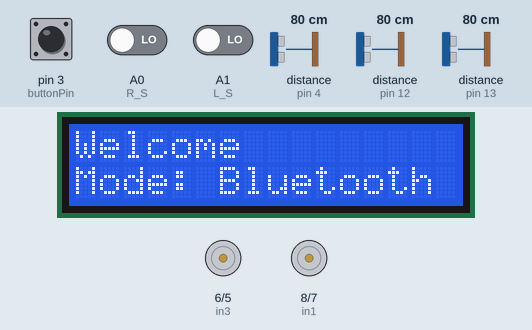
The sketch below on a simulated Arduino Uno, built with avr-gcc and run on an emulated ATmega328P. On the bench: 16×2 character LCD, motor-driver pin pairs drawn as motors (green arrow = first pin HIGH = forward, orange = second pin HIGH = backward, longer = more drive). Inputs (shaded band) come from the test bench; at power-on: pin 3 (buttonPin) HIGH, distance to the obstacle (sensors on pin 4, pin 12, pin 13) 80 cm, A0 (R_S) LOW, A1 (L_S) LOW. The echo pulse lasts 58.3 µs per cm.

Above: at 1.2 s.
1.3 s: pin 3 (buttonPin) pulled LOW for 0.15 s
At 1.8 s:
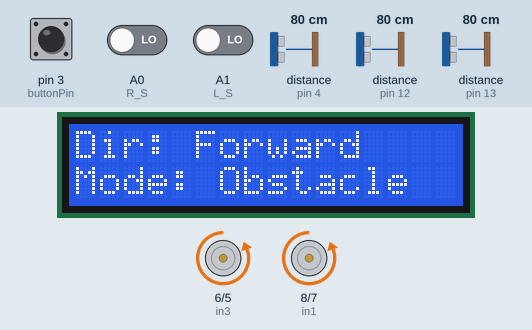
2.9 s: distance to the obstacle (sensor on pin 4) set to 22 cm
4.4 s: distance to the obstacle (sensor on pin 4) set to 18 cm
At 4.56 s:
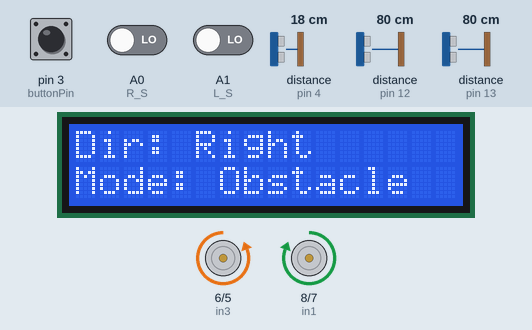
6.2 s: pin 3 (buttonPin) pulled LOW for 1 s
At 7.0 s:
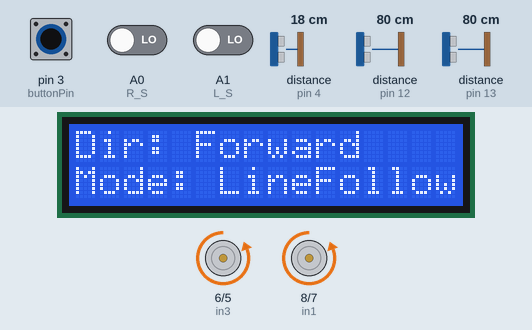
8.7 s: pin 3 (buttonPin) pulled LOW for 0.15 s
At 8.88 s:
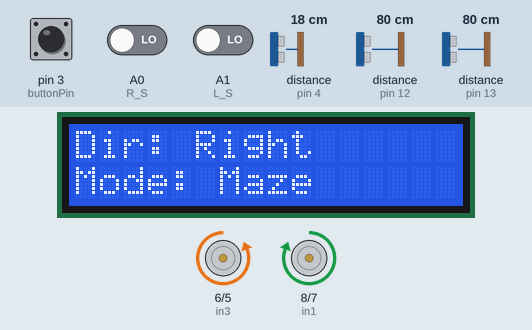
10.5 s: distance to the obstacle (sensor on pin 4) set to 35 cm
At 12.6 s:
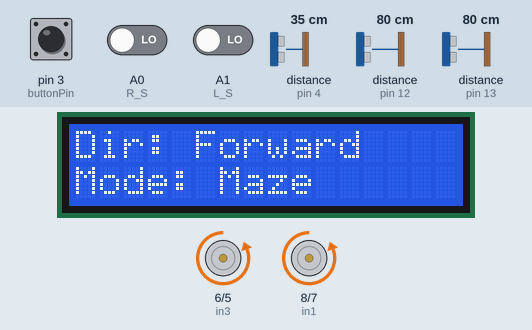
Timing chart, 0 to 14.1 s (numbered marks = the images above; inputs shaded):
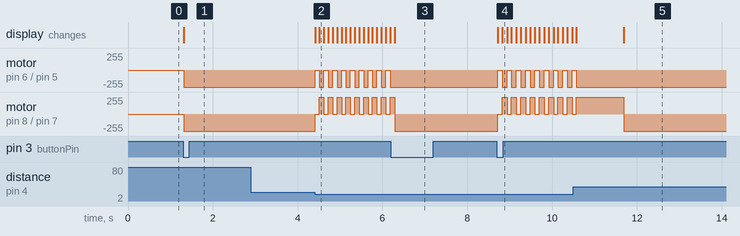

Measured:
- the behaviour switches between 21 and 20 cm on distance to the obstacle (sensor on pin 4) (found by bisection; images 1 and 2)
- after the input at 1.3 s, motor on pin 6 (in3) / pin 5 (in4), motor on pin 8 (in1) / pin 7 (in2): stopped → backward 255/255 at once; the display: changes at once (image 1)
- after the input at 2.9 s, every drawn part: stays the same
- after the input at 4.4 s, motor on pin 6 (in3) / pin 5 (in4): alternates backward 255/255 for 0.11 s and stopped for 0.10 s, starting at once; motor on pin 8 (in1) / pin 7 (in2): alternates forward 255/255 for 0.11 s and stopped for 0.10 s, starting at once; the display: first changes at once (image 2 shows a later state)
- after the input at 6.2 s, motor on pin 6 (in3) / pin 5 (in4): stops changing and stays backward 255/255; the display: changes after 0.09 s (image 3)
- after the input at 8.7 s, motor on pin 6 (in3) / pin 5 (in4): alternates backward 255/255 for 0.12 s and stopped for 0.10 s, starting at once; motor on pin 8 (in1) / pin 7 (in2): alternates forward 255/255 for 0.12 s and stopped for 0.10 s, starting at once; the display: first changes at once (image 4 shows a later state)
- after the input at 10.5 s, motor on pin 6 (in3) / pin 5 (in4): goes on until 10.6 s, then stays backward 255/255

The sketch:

RC_car.ino
```cpp
/******************************************************************************************/
/*
/* File Name   : RC_car.ino
/*
/* Created on  : Jul 9 , 2023
/*
/* Author      : Mohamed Reda Ibrahim
/*
/* Version     : V03
/*
/* Description : This RC Car is an Arduino-based project that enables an RC car to
/*               navigate through a maze autonomously. The car is equipped with
/*                various sensors and motor drivers to detect obstacles,
/*                follow lines, and navigate the maze efficiently.
/* Layer       : APP
/***************************************************************************************/


#include <LiquidCrystal.h>

// ========================L298 motor driver pins===========================
const int in1 = 8;
const int in2 = 7;
const int in3 = 6;
const int in4 = 5;
//=============================================================================

// ========================LCD pins=========================================
LiquidCrystal lcd(10, 9, A2, A3, A4, A5);  // RS, E, D4, D5, D6, D7 pins
//=============================================================================

//SoftwareSerial bluetoothSerial(0, 1); // RX, TX pins for Bluetooth module
const int buttonPin = 3;  // Choose a suitable digital pin for the button

//============================ Mode Select Assign. ===========================

const char MODE_BLUETOOTH = '1';
const char MODE_OBSTACLE = '2';
const char MODE_LINEFOLLOWER = '3';
const char MODE_MAZE = '4';
//=============================================================================

char mode = MODE_BLUETOOTH;

const int trigPinForward = 2;  // Ultrasonic sensor trigger pin
const int echoPinForward = 4; // Ultrasonic sensor echo pin
const int trigPinSide = 11;  // Ultrasonic sensor trigger pin (side)
const int echoPinLeft = 12; // Ultrasonic sensor echo pin (left side)
const int echoPinRight = 13; // Ultrasonic sensor echo pin (right side)


const int L_S = A1;   // Analog pin for left IR sensor
const int R_S = A0;  // Analog pin for right IR sensor


//============================ Bluetooth commands===========================
const char Forward = 'F';
const char Backward = 'B';
const char LEFT = 'L';
const char RIGHT = 'R';
//=============================================================================
//============================ Maze Config. ===========================
// Maze dimensions
const int mazeWidth = 4;
const int mazeHeight = 4;
//=============================================================================
/*
'S' represents the starting point of the maze.
'G' represents the goal or target point of the maze.
'#' represents obstacles or walls in the maze.
' ' represents empty spaces or paths in the maze.
Here's how the maze looks visually:
S###       S: Starting point
  ##       G: Goal point
#  #       #: Obstacle/Wall
## #
###G
*/

//=============================================================================
char maze[mazeHeight][mazeWidth] = {
  {'S', '#', '#', '#'},
  {' ', ' ', '#', ' '},
  {'#', ' ', ' ', '#'},
  {'#', '#', 'G', '#'}
};

// define command as array of char. to solve Terminal App. issue
char command[3];
int i=0;

/**
 * @brief Initializes the Arduino board and sets up the necessary configurations.
 *
 * This function is called once at the beginning of the program.
 */

void setup()
{
  Serial.begin(9600);  ///< Initialize the serial communication at a baud rate of 9600.
  pinMode(trigPinForward, OUTPUT);  // Set the trigger pin as an output.
  pinMode(echoPinForward, INPUT);   // Set the echo pin as an input.
  pinMode(trigPinSide, OUTPUT);   // Set the trigger pin for side sensors as an output.
  pinMode(echoPinLeft, INPUT);    // Set the echo pin for left side sensor as an input.
  pinMode(echoPinRight, INPUT);   // Set the echo pin for right side sensor as an input.
  pinMode(in1, OUTPUT);      // Set in1 pin as an output.
  pinMode(in2, OUTPUT);      // Set in2 pin as an output.
  pinMode(in3, OUTPUT);      // Set in3 pin as an output.
  pinMode(in4, OUTPUT);      // Set in4 pin as an output.
  pinMode(buttonPin, INPUT_PULLUP);  ///< Set the button pin as an input with internal pull-up resistor.
  attachInterrupt(digitalPinToInterrupt(buttonPin), changeMode, FALLING);  // Attach an interrupt to the button pin.
  lcd.begin(16, 2);   // Initialize the LCD display with 16 columns and 2 rows.
  lcd.print("Welcome");   //Initial mode display: Display the "Welcome" message on the LCD.
}


/**
 * @brief The main loop function that runs continuously.
 *
 * This function is called repeatedly after the setup() function.
 * It executes different code based on the selected mode.
 */

void loop()
{
  // Other code for different modes
  if (mode == MODE_BLUETOOTH)
  {
    lcd.setCursor(0, 1);  // Set the cursor position for mode display
    lcd.print("Mode: Bluetooth   "); // Print the current mode
    // Bluetooth control mode code
    if (Serial.available())
    {
       command[i]= Serial.read();
       if(command[i] == '\n')
       Serial.println("Hello");
       Serial.println("Done");
       i++;
       if(i==3)
          i=0;
      handleBluetoothCommand(command[0]);
    }
  }
  else if (mode == MODE_OBSTACLE)
  {
    lcd.setCursor(0, 1);
    lcd.print("Mode: Obstacle    ");
    avoidObstacles();
    // Obstacle avoidance mode code
  }
  else if (mode == MODE_LINEFOLLOWER)
  {
    lcd.setCursor(0, 1);
    lcd.print("Mode: LineFollower    ");
    LineFollowerFunc();
    // Obstacle avoidance mode code
  }
  else
  {
    lcd.setCursor(0, 1);
    lcd.print("Mode: Maze        ");
    followMaze();
    // Maze navigation mode code
  }
}
/**
 * @brief Set the operating mode of the robot based on the provided command.
 *
 * This function sets the operating mode of the robot based on the command received. The following modes are supported:
 * - '1': Sets the mode to MODE_BLUETOOTH.
 * - '2': Sets the mode to MODE_OBSTACLE.
 * - '3': Sets the mode to MODE_LINEFOLLOWER.
 * - '4': Sets the mode to MODE_MAZE.
 *
 * If an invalid command is provided, the function does nothing or handles the error as needed.
 *
 * @param command The command indicating the desired operating mode. Valid commands are '1', '2', '3', or '4'.
 *
 * @note Make sure to define the different operating modes and initialize the mode variable appropriately before calling this function.
 *
 * @return void
 */
void setMode(char command) {

  switch (command) {
    case '1':
      mode = MODE_BLUETOOTH;
      break;
    case '2':
      mode = MODE_OBSTACLE;
      break;
    case '3':
      mode = MODE_LINEFOLLOWER;
      break;
    case '4':
      mode = MODE_MAZE;
      break;
    default:
      // Invalid command, do nothing or handle the error
      break;
  }
}
/**
 * @brief Change the operating mode of the robot.
 *
 * This function changes the operating mode of the robot based on the current mode. It cycles through three modes:
 * - MODE_BLUETOOTH: If the current mode is MODE_BLUETOOTH, it changes the mode to MODE_OBSTACLE.
 * - MODE_OBSTACLE: If the current mode is MODE_OBSTACLE, it changes the mode to MODE_LINEFOLLOWER.
 * - MODE_LINEFOLLOWER: If the current mode is MODE_LINEFOLLOWER, it changes the mode back to MODE_BLUETOOTH.
 *
 * @note Make sure to define the different operating modes and initialize the mode variable appropriately before calling this function.
 *
 * @return void
 */
void changeMode()
{
  //Serial.println("ISR");
  if (mode == MODE_BLUETOOTH)
    mode = MODE_OBSTACLE;
  else if (mode == MODE_OBSTACLE)
    mode = MODE_LINEFOLLOWER;
  else if (mode == MODE_LINEFOLLOWER)
    mode = MODE_MAZE;

  //Serial.println(mode);
}
/**
 * @brief Handle commands received from a Bluetooth device and perform the corresponding action.
 *
 * This function takes a character command received from a Bluetooth device and performs the appropriate action
 * based on the command. The following commands are supported:
 * - 'F' or 'f': Move the robot forward by calling the moveForward() function.
 * - 'B' or 'b': Move the robot backward by calling the moveBackward() function.
 * - 'L' or 'l': Turn the robot left by calling the turnLeft() function.
 * - 'R' or 'r': Turn the robot right by calling the turnRight() function.
 * - Any other character: Stop the motors by calling the stopMotors() function.
 *
 * @param Copy_command The character command received from the Bluetooth device.
 *
 * @note Make sure to initialize the Bluetooth connection and the necessary motor control functions before calling this function.
 *
 * @return void
 */

void handleBluetoothCommand(char Copy_command)
{
  switch (Copy_command)
  {
    case Forward:
      moveForward();
      break;
    case Backward:
      moveBackward();
      break;
    case LEFT:
      turnLeft();
      break;
    case RIGHT:
      turnRight();
      break;
    default:
      stopMotors();
      break;
  }
}

/**
 * @brief Move the robot forward and display the "Forward" direction on an LCD screen.
 *
 * This function sets the appropriate control pins (in1, in2, in3, in4) to control the motors
 * in a way that makes the robot move forward. It also updates the LCD screen to display the
 * "Forward" direction at the top left corner (0, 0).
 *
 * @note Make sure to initialize the LCD screen and set the control pins appropriately before calling this function.
 *
 * @return void
 */
void moveForward() {
  lcd.setCursor(0, 0);
  lcd.print("Dir: Forward    ");
  digitalWrite(in1, LOW);
  digitalWrite(in2, HIGH);

  digitalWrite(in3, LOW);
  digitalWrite(in4, HIGH);
}
/**
 * @brief Move the robot backward and display the "Backward" direction on an LCD screen.
 *
 * This function sets the appropriate control pins (in1, in2, in3, in4) to control the motors
 * in a way that makes the robot move backward. It also updates the LCD screen to display the
 * "Backward" direction at the top left corner (0, 0).
 *
 * @note Make sure to initialize the LCD screen and set the control pins appropriately before calling this function.
 *
 * @return void
 */
void moveBackward() {
  lcd.setCursor(0, 0);
  lcd.print("Dir: Backword   ");
   digitalWrite(in1, HIGH);
  digitalWrite(in2, LOW);
  digitalWrite(in3, HIGH);
  digitalWrite(in4, LOW);
}
/**
 * @brief Turn the robot left and display the "Left" direction on an LCD screen.
 *
 * This function sets the appropriate control pins (in1, in2, in3, in4) to control the motors
 * in a way that makes the robot turn left. It also updates the LCD screen to display the
 * "Left" direction at the top left corner (0, 0).
 *
 * @note Make sure to initialize the LCD screen and set the control pins appropriately before calling this function.
 *
 * @return void
 */
void turnLeft() {
  lcd.setCursor(0, 0);
  lcd.print("Dir: Left       ");
  digitalWrite(in1, LOW);
  digitalWrite(in2, HIGH);

  digitalWrite(in3, HIGH);
  digitalWrite(in4, LOW);
}
/**
 * @brief Turn the robot right and display the "Right" direction on an LCD screen.
 *
 * This function sets the appropriate control pins (in1, in2, in3, in4) to control the motors
 * in a way that makes the robot turn right. It also updates the LCD screen to display the
 * "Right" direction at the top left corner (0, 0).
 *
 * @note Make sure to initialize the LCD screen and set the control pins appropriately before calling this function.
 *
 * @return void
 */
void turnRight() {
  lcd.setCursor(0, 0);
  lcd.print("Dir: Right      ");
  digitalWrite(in1, HIGH);
  digitalWrite(in2, LOW);

  digitalWrite(in3, LOW);
  digitalWrite(in4, HIGH);
}

/**
 * @brief Stop the motors and display the "Stop" direction on an LCD screen.
 *
 * This function stops the motors by setting the appropriate control pins (in1, in2, in3, in4) to LOW.
 * It also updates the LCD screen to display the "Stop" direction at the top left corner (0, 0).
 *
 * @note Make sure to initialize the LCD screen and set the control pins appropriately before calling this function.
 *
 * @return void
 */
void stopMotors() {
  lcd.setCursor(0, 0);
  lcd.print("Dir: Stop       ");
  digitalWrite(in1, LOW);
  digitalWrite(in2, LOW);
  digitalWrite(in3, LOW);
  digitalWrite(in4, LOW);
}

/**
 * @brief Avoid obstacles by measuring the distance using an ultrasonic sensor and taking appropriate actions.
 *
 * This function utilizes the `getDistanceForward()` function to measure the distance to an obstacle using an ultrasonic sensor.
 * If the measured distance is less than 20 centimeters, it stops the motors, delays for 100 milliseconds, and then turns
 * the robot to the right for another 100 milliseconds before resuming forward movement.
 * If the measured distance is 20 centimeters or more, it continues moving forward.
 *
 * @note Make sure to set the appropriate pins for the ultrasonic sensor before calling this function.
 *
 * @return void
 */
void avoidObstacles()
{
  float distance = getDistanceForward();

  if (distance < 20)
  {
    stopMotors();
    delay(100);
    turnRight();
    delay(100);
  }
  else
  {
    moveForward();
  }
}

/**
 * @brief Measure the distance using an ultrasonic sensor and calculate the distance in centimeters.
 *
 * This function triggers an ultrasonic sensor to send out a sound wave and measures the time it takes
 * for the sound wave to bounce back. Based on the measured duration, it calculates the distance to an
 * object in centimeters using the speed of sound.
 *
 * @note Make sure to set the `trigPin` and `echoPin` appropriately before calling this function.
 *
 * @return The distance to an object in centimeters.
 */
float getDistanceForward()
{
  digitalWrite(trigPinForward, LOW);
  delayMicroseconds(2);

  digitalWrite(trigPinForward, HIGH);
  delayMicroseconds(10);
  digitalWrite(trigPinForward, LOW);

  long duration = pulseIn(echoPinForward, HIGH);
  float distance = duration * 0.034 / 2;

  return distance;
}
/**
 * @brief Measure the distance using two side ultrasonic sensors and calculate the distance in centimeters.
 *
 * This function triggers two ultrasonic sensors, one on the left and one on the right, to send out sound waves and measures
 * the time it takes for the sound waves to bounce back. Based on the measured durations, it calculates the distance to an
 * object on each side in centimeters using the speed of sound.
 *
 * @note Make sure to set the `trigPinSide`, `echoPinLeft`, and `echoPinRight` appropriately before calling this function.
 *
 * @return The distance to an object on each side in centimeters. The return value is the average of the left and right distances.
 */

float getDistanceSide()
{
  digitalWrite(trigPinSide, LOW);
  delayMicroseconds(2);

  digitalWrite(trigPinSide, HIGH);
  delayMicroseconds(10);
  digitalWrite(trigPinSide, LOW);

  long durationLeft = pulseIn(echoPinLeft, HIGH);

  digitalWrite(trigPinSide, LOW);
  delayMicroseconds(2);

  digitalWrite(trigPinSide, HIGH);
  delayMicroseconds(10);
  digitalWrite(trigPinSide, LOW);

  long durationRight = pulseIn(echoPinRight, HIGH);

  // Calculate the average duration of both side sensors
  float averageDuration = (durationLeft + durationRight) / 2.0;

  float distance = averageDuration * 0.034 / 2;

  return distance;
}


/**
 * @brief Follows the maze and navigates through it using obstacle detection.
 *
 * This function is responsible for navigating the maze using obstacle detection through ultrasonic sensors.
 * It calculates the distances in front and on the sides of the robot using `getDistanceForward()` and `getDistanceSide()` functions,
 * and based on these distances, it determines the appropriate action to take.
 *
 * If the robot is close to the goal ('G'), it stops the motors and finishes maze navigation.
 * If there are obstacles in front or on the sides (within 20 centimeters), it stops the motors, turns the robot to the right, and resumes the maze exploration.
 * If there are no obstacles in front or on the sides, it continues navigating the maze based on the robot's current position in the maze.
 *
 * @note Make sure to define the maze layout using the 'maze' array and initialize the necessary pins for ultrasonic sensors before calling this function.
 *
 * @return void
 */
void followMaze()
{
  int currentRow, currentCol;


  if (maze[currentRow][currentCol] == 'G')
  {
    stopMotors();
    return;
  }

  float distanceForward = getDistanceForward();
  float distanceSide = getDistanceSide();

  if (distanceForward < 20 || distanceSide < 20)
  {
    stopMotors();
    delay(100);
    turnRight();
    delay(100);
  }
  else
  {
    if (maze[currentRow][currentCol + 1] == ' ' || maze[currentRow][currentCol + 1] == 'G')
    {
      moveForward();
      delay(1000);
      updatePosition(currentRow, currentCol + 1);
    }
    else if (maze[currentRow + 1][currentCol] == ' ' || maze[currentRow + 1][currentCol] == 'G')
    {
      turnRight();
      delay(1000);
      moveForward();
      delay(1000);
      updatePosition(currentRow + 1, currentCol);
    }
    else if (maze[currentRow][currentCol - 1] == ' ' || maze[currentRow][currentCol - 1] == 'G')
    {
      turnRight();
      delay(1000);
      turnRight();
      delay(1000);
      moveForward();
      delay(1000);
      updatePosition(currentRow, currentCol - 1);
    }
    else if (maze[currentRow - 1][currentCol] == ' ' || maze[currentRow - 1][currentCol] == 'G')
    {
      turnLeft();
      delay(1000);
      moveForward();
      delay(1000);
      updatePosition(currentRow - 1, currentCol);
    }
  }
}


/**
 * @brief Line follower function that controls the movement of a robot based on sensor readings.
 *
 * This function reads the digital values of two sensors, R_S (Right Sensor) and L_S (Left Sensor),
 * and determines the appropriate action to take based on the sensor readings.
 *
 * The following conditions are checked:
 * - If both the Right Sensor and Left Sensor are at white color, it calls the moveForward() function.
 * - If the Right Sensor is black and the Left Sensor is white, it calls the turnRight() function.
 * - If the Right Sensor is white and the Left Sensor is black, it calls the turnLeft() function.
 * - If both the Right Sensor and Left Sensor are at black color, it calls the stopMotors() function.
 *
 * @return void
 */
void LineFollowerFunc()
{

  if ((digitalRead(R_S) == 0) && (digitalRead(L_S) == 0))
  {
    //if Right Sensor and Left Sensor are at White color then it will call forword function
    moveForward();
  }

  if ((digitalRead(R_S) == 1) && (digitalRead(L_S) == 0)) {
    //if Right Sensor is Black and Left Sensor is White then it will call turn Right function
    turnRight();
  }

  if ((digitalRead(R_S) == 0) && (digitalRead(L_S) == 1)) {
    //if Right Sensor is White and Left Sensor is Black then it will call turn Left function
    turnLeft();
  }

  if ((digitalRead(R_S) == 1) && (digitalRead(L_S) == 1)) {
    //if Right Sensor and Left Sensor are at Black color then it will call Stop function
    stopMotors();
  }
}

void updatePosition(int newRow, int newCol)
{
  int currentRow, currentCol;

  // Find the current position in the maze
  for (int row = 0; row < mazeHeight; row++)
  {
    for (int col = 0; col < mazeWidth; col++)
    {
      if (maze[row][col] == 'S')
      {
        currentRow = row;
        currentCol = col;
        break;
      }
    }
  }

  // Clear the previous position
  maze[currentRow][currentCol] = ' ';

  // Update the current position
  maze[newRow][newCol] = 'S';
}
```
